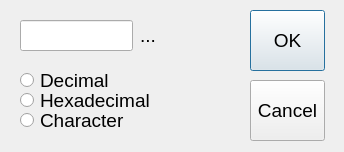
<?xml version="1.0" encoding="UTF-8"?>
<ui version="4.0">
 <class>DlgNumInput</class>
 <widget class="QDialog" name="DlgNumInput">
  <property name="geometry">
   <rect>
    <x>0</x>
    <y>0</y>
    <width>344</width>
    <height>152</height>
   </rect>
  </property>
  <property name="font">
   <font>
    <pointsize>14</pointsize>
   </font>
  </property>
  <property name="windowTitle">
   <string>Input Data</string>
  </property>
  <widget class="QLineEdit" name="lineEdit">
   <property name="geometry">
    <rect>
     <x>20</x>
     <y>20</y>
     <width>113</width>
     <height>31</height>
    </rect>
   </property>
  </widget>
  <widget class="QRadioButton" name="rdBt1">
   <property name="geometry">
    <rect>
     <x>20</x>
     <y>70</y>
     <width>141</width>
     <height>21</height>
    </rect>
   </property>
   <property name="text">
    <string>Decimal</string>
   </property>
  </widget>
  <widget class="QRadioButton" name="rdBt2">
   <property name="geometry">
    <rect>
     <x>20</x>
     <y>90</y>
     <width>141</width>
     <height>21</height>
    </rect>
   </property>
   <property name="text">
    <string>Hexadecimal</string>
   </property>
  </widget>
  <widget class="QRadioButton" name="rdBt3">
   <property name="geometry">
    <rect>
     <x>20</x>
     <y>110</y>
     <width>141</width>
     <height>21</height>
    </rect>
   </property>
   <property name="text">
    <string>Character</string>
   </property>
  </widget>
  <widget class="QLabel" name="label">
   <property name="geometry">
    <rect>
     <x>140</x>
     <y>20</y>
     <width>111</width>
     <height>31</height>
    </rect>
   </property>
   <property name="text">
    <string>...</string>
   </property>
  </widget>
  <widget class="QPushButton" name="btOk">
   <property name="geometry">
    <rect>
     <x>250</x>
     <y>10</y>
     <width>75</width>
     <height>61</height>
    </rect>
   </property>
   <property name="text">
    <string>OK</string>
   </property>
  </widget>
  <widget class="QPushButton" name="btCncl">
   <property name="geometry">
    <rect>
     <x>250</x>
     <y>80</y>
     <width>75</width>
     <height>61</height>
    </rect>
   </property>
   <property name="text">
    <string>Cancel</string>
   </property>
  </widget>
 </widget>
 <resources/>
 <connections/>
</ui>
